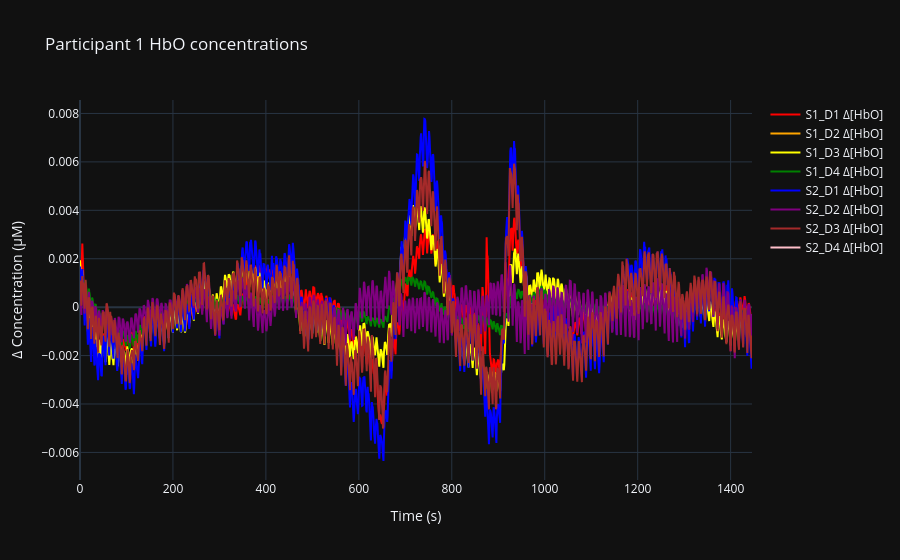
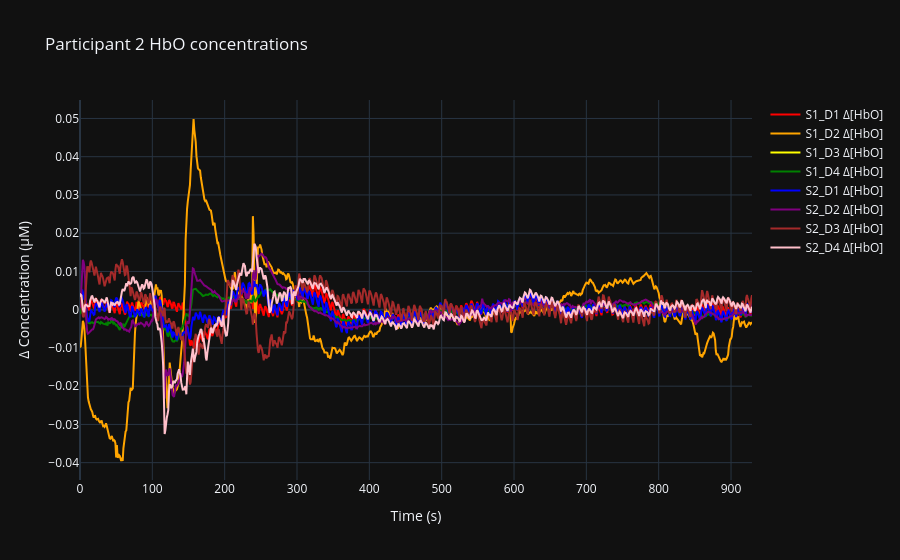
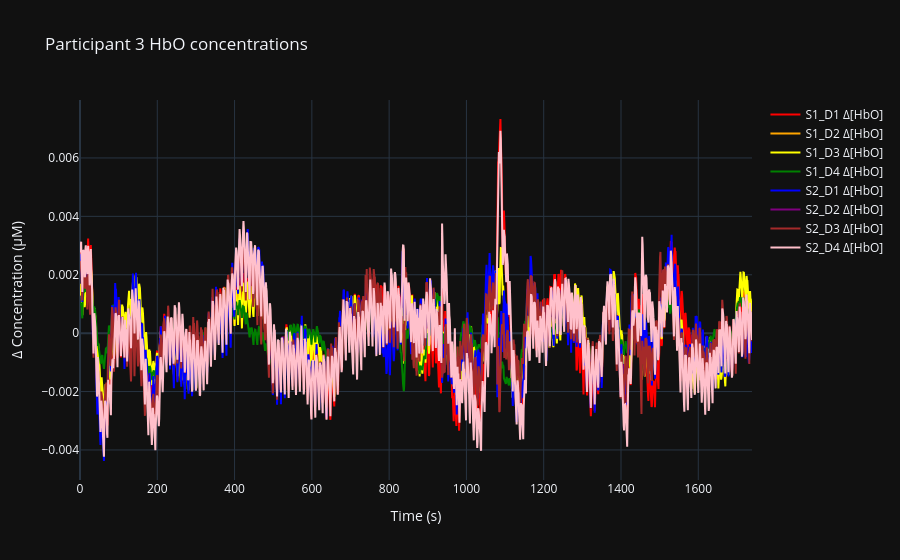
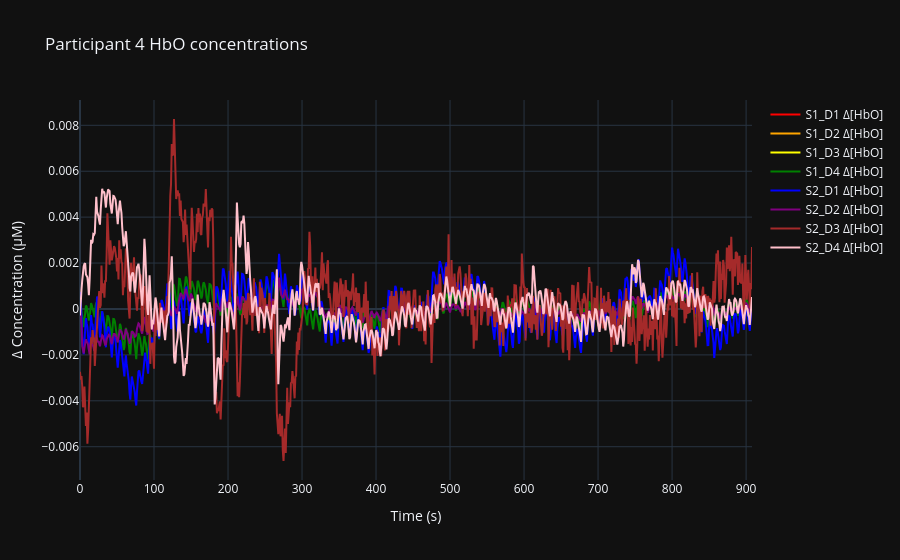

The notebook cell saved with these charts, in order:
### Code cell
import plotly.graph_objects as go


colours = ["red", "orange", "yellow", "green", "blue", "purple", "brown", "pink"]

for dataset in datasets:
    fig = go.Figure()

    #
    time = np.arange(dataset.stream_df.iloc[-1]["timestamp"])

    # --- left channel
    fig_left = go.Figure()

    for i, name in enumerate(MAPPINGS.keys()):
        fig_left.add_trace(go.Scatter(
            x=time, y=dataset.stream_df[f"{name} hbo"],
            mode='lines', name=f'{name} Δ[HbO]',
            line=dict(color=colours[i]),
            hovertemplate='Time: %{x:.2f} s<br>Δ[HbO]: %{y:.4f} μM'
        ))

    fig_left.update_layout(
        title=f'Participant {dataset.subject_id} HbO concentrations',
        xaxis_title='Time (s)',
        yaxis_title='Δ Concentration (μM)',
        hovermode='x unified'
    )
    fig_left.show()

### Figure 1 — Plotly figure (JSON) as saved in the notebook; plotly's stock layout.template omitted (floating-point values rounded to 4 significant figures; data arrays with more than 128 entries replaced by an {"elided": "..."} marker saying what was removed)
{"data": [{"hovertemplate": "Time: %{x:.2f} s<br>Δ[HbO]: %{y:.4f} μM", "line": {"color": "red"}, "mode": "lines", "name": "S1_D1 Δ[HbO]", "x": {"elided": "1447 float values"}, "y": {"elided": "8300 float values"}, "type": "scatter"}, {"hovertemplate": "Time: %{x:.2f} s<br>Δ[HbO]: %{y:.4f} μM", "line": {"color": "orange"}, "mode": "lines", "name": "S1_D2 Δ[HbO]", "x": {"elided": "1447 float values"}, "y": {"elided": "8300 float values"}, "type": "scatter"}, {"hovertemplate": "Time: %{x:.2f} s<br>Δ[HbO]: %{y:.4f} μM", "line": {"color": "yellow"}, "mode": "lines", "name": "S1_D3 Δ[HbO]", "x": {"elided": "1447 float values"}, "y": {"elided": "8300 float values"}, "type": "scatter"}, {"hovertemplate": "Time: %{x:.2f} s<br>Δ[HbO]: %{y:.4f} μM", "line": {"color": "green"}, "mode": "lines", "name": "S1_D4 Δ[HbO]", "x": {"elided": "1447 float values"}, "y": {"elided": "8300 float values"}, "type": "scatter"}, {"hovertemplate": "Time: %{x:.2f} s<br>Δ[HbO]: %{y:.4f} μM", "line": {"color": "blue"}, "mode": "lines", "name": "S2_D1 Δ[HbO]", "x": {"elided": "1447 float values"}, "y": {"elided": "8300 float values"}, "type": "scatter"}, {"hovertemplate": "Time: %{x:.2f} s<br>Δ[HbO]: %{y:.4f} μM", "line": {"color": "purple"}, "mode": "lines", "name": "S2_D2 Δ[HbO]", "x": {"elided": "1447 float values"}, "y": {"elided": "8300 float values"}, "type": "scatter"}, {"hovertemplate": "Time: %{x:.2f} s<br>Δ[HbO]: %{y:.4f} μM", "line": {"color": "brown"}, "mode": "lines", "name": "S2_D3 Δ[HbO]", "x": {"elided": "1447 float values"}, "y": {"elided": "8300 float values"}, "type": "scatter"}, {"hovertemplate": "Time: %{x:.2f} s<br>Δ[HbO]: %{y:.4f} μM", "line": {"color": "pink"}, "mode": "lines", "name": "S2_D4 Δ[HbO]", "x": {"elided": "1447 float values"}, "y": {"elided": "8300 float values"}, "type": "scatter"}], "layout": {"title": {"text": "Participant 1 HbO concentrations"}, "xaxis": {"title": {"text": "Time (s)"}}, "yaxis": {"title": {"text": "Δ Concentration (μM)"}}, "hovermode": "x unified"}}

### Figure 2 — Plotly figure (JSON) as saved in the notebook; plotly's stock layout.template omitted (floating-point values rounded to 4 significant figures; data arrays with more than 128 entries replaced by an {"elided": "..."} marker saying what was removed)
{"data": [{"hovertemplate": "Time: %{x:.2f} s<br>Δ[HbO]: %{y:.4f} μM", "line": {"color": "red"}, "mode": "lines", "name": "S1_D1 Δ[HbO]", "x": {"elided": "930 float values"}, "y": {"elided": "7500 float values"}, "type": "scatter"}, {"hovertemplate": "Time: %{x:.2f} s<br>Δ[HbO]: %{y:.4f} μM", "line": {"color": "orange"}, "mode": "lines", "name": "S1_D2 Δ[HbO]", "x": {"elided": "930 float values"}, "y": {"elided": "7500 float values"}, "type": "scatter"}, {"hovertemplate": "Time: %{x:.2f} s<br>Δ[HbO]: %{y:.4f} μM", "line": {"color": "yellow"}, "mode": "lines", "name": "S1_D3 Δ[HbO]", "x": {"elided": "930 float values"}, "y": {"elided": "7500 float values"}, "type": "scatter"}, {"hovertemplate": "Time: %{x:.2f} s<br>Δ[HbO]: %{y:.4f} μM", "line": {"color": "green"}, "mode": "lines", "name": "S1_D4 Δ[HbO]", "x": {"elided": "930 float values"}, "y": {"elided": "7500 float values"}, "type": "scatter"}, {"hovertemplate": "Time: %{x:.2f} s<br>Δ[HbO]: %{y:.4f} μM", "line": {"color": "blue"}, "mode": "lines", "name": "S2_D1 Δ[HbO]", "x": {"elided": "930 float values"}, "y": {"elided": "7500 float values"}, "type": "scatter"}, {"hovertemplate": "Time: %{x:.2f} s<br>Δ[HbO]: %{y:.4f} μM", "line": {"color": "purple"}, "mode": "lines", "name": "S2_D2 Δ[HbO]", "x": {"elided": "930 float values"}, "y": {"elided": "7500 float values"}, "type": "scatter"}, {"hovertemplate": "Time: %{x:.2f} s<br>Δ[HbO]: %{y:.4f} μM", "line": {"color": "brown"}, "mode": "lines", "name": "S2_D3 Δ[HbO]", "x": {"elided": "930 float values"}, "y": {"elided": "7500 float values"}, "type": "scatter"}, {"hovertemplate": "Time: %{x:.2f} s<br>Δ[HbO]: %{y:.4f} μM", "line": {"color": "pink"}, "mode": "lines", "name": "S2_D4 Δ[HbO]", "x": {"elided": "930 float values"}, "y": {"elided": "7500 float values"}, "type": "scatter"}], "layout": {"title": {"text": "Participant 2 HbO concentrations"}, "xaxis": {"title": {"text": "Time (s)"}}, "yaxis": {"title": {"text": "Δ Concentration (μM)"}}, "hovermode": "x unified"}}

### Figure 3 — Plotly figure (JSON) as saved in the notebook; plotly's stock layout.template omitted (floating-point values rounded to 4 significant figures; data arrays with more than 128 entries replaced by an {"elided": "..."} marker saying what was removed)
{"data": [{"hovertemplate": "Time: %{x:.2f} s<br>Δ[HbO]: %{y:.4f} μM", "line": {"color": "red"}, "mode": "lines", "name": "S1_D1 Δ[HbO]", "x": {"elided": "1740 float values"}, "y": {"elided": "9100 float values"}, "type": "scatter"}, {"hovertemplate": "Time: %{x:.2f} s<br>Δ[HbO]: %{y:.4f} μM", "line": {"color": "orange"}, "mode": "lines", "name": "S1_D2 Δ[HbO]", "x": {"elided": "1740 float values"}, "y": {"elided": "9100 float values"}, "type": "scatter"}, {"hovertemplate": "Time: %{x:.2f} s<br>Δ[HbO]: %{y:.4f} μM", "line": {"color": "yellow"}, "mode": "lines", "name": "S1_D3 Δ[HbO]", "x": {"elided": "1740 float values"}, "y": {"elided": "9100 float values"}, "type": "scatter"}, {"hovertemplate": "Time: %{x:.2f} s<br>Δ[HbO]: %{y:.4f} μM", "line": {"color": "green"}, "mode": "lines", "name": "S1_D4 Δ[HbO]", "x": {"elided": "1740 float values"}, "y": {"elided": "9100 float values"}, "type": "scatter"}, {"hovertemplate": "Time: %{x:.2f} s<br>Δ[HbO]: %{y:.4f} μM", "line": {"color": "blue"}, "mode": "lines", "name": "S2_D1 Δ[HbO]", "x": {"elided": "1740 float values"}, "y": {"elided": "9100 float values"}, "type": "scatter"}, {"hovertemplate": "Time: %{x:.2f} s<br>Δ[HbO]: %{y:.4f} μM", "line": {"color": "purple"}, "mode": "lines", "name": "S2_D2 Δ[HbO]", "x": {"elided": "1740 float values"}, "y": {"elided": "9100 float values"}, "type": "scatter"}, {"hovertemplate": "Time: %{x:.2f} s<br>Δ[HbO]: %{y:.4f} μM", "line": {"color": "brown"}, "mode": "lines", "name": "S2_D3 Δ[HbO]", "x": {"elided": "1740 float values"}, "y": {"elided": "9100 float values"}, "type": "scatter"}, {"hovertemplate": "Time: %{x:.2f} s<br>Δ[HbO]: %{y:.4f} μM", "line": {"color": "pink"}, "mode": "lines", "name": "S2_D4 Δ[HbO]", "x": {"elided": "1740 float values"}, "y": {"elided": "9100 float values"}, "type": "scatter"}], "layout": {"title": {"text": "Participant 3 HbO concentrations"}, "xaxis": {"title": {"text": "Time (s)"}}, "yaxis": {"title": {"text": "Δ Concentration (μM)"}}, "hovermode": "x unified"}}

### Figure 4 — Plotly figure (JSON) as saved in the notebook; plotly's stock layout.template omitted (floating-point values rounded to 4 significant figures; data arrays with more than 128 entries replaced by an {"elided": "..."} marker saying what was removed)
{"data": [{"hovertemplate": "Time: %{x:.2f} s<br>Δ[HbO]: %{y:.4f} μM", "line": {"color": "red"}, "mode": "lines", "name": "S1_D1 Δ[HbO]", "x": {"elided": "909 float values"}, "y": {"elided": "7400 float values"}, "type": "scatter"}, {"hovertemplate": "Time: %{x:.2f} s<br>Δ[HbO]: %{y:.4f} μM", "line": {"color": "orange"}, "mode": "lines", "name": "S1_D2 Δ[HbO]", "x": {"elided": "909 float values"}, "y": {"elided": "7400 float values"}, "type": "scatter"}, {"hovertemplate": "Time: %{x:.2f} s<br>Δ[HbO]: %{y:.4f} μM", "line": {"color": "yellow"}, "mode": "lines", "name": "S1_D3 Δ[HbO]", "x": {"elided": "909 float values"}, "y": {"elided": "7400 float values"}, "type": "scatter"}, {"hovertemplate": "Time: %{x:.2f} s<br>Δ[HbO]: %{y:.4f} μM", "line": {"color": "green"}, "mode": "lines", "name": "S1_D4 Δ[HbO]", "x": {"elided": "909 float values"}, "y": {"elided": "7400 float values"}, "type": "scatter"}, {"hovertemplate": "Time: %{x:.2f} s<br>Δ[HbO]: %{y:.4f} μM", "line": {"color": "blue"}, "mode": "lines", "name": "S2_D1 Δ[HbO]", "x": {"elided": "909 float values"}, "y": {"elided": "7400 float values"}, "type": "scatter"}, {"hovertemplate": "Time: %{x:.2f} s<br>Δ[HbO]: %{y:.4f} μM", "line": {"color": "purple"}, "mode": "lines", "name": "S2_D2 Δ[HbO]", "x": {"elided": "909 float values"}, "y": {"elided": "7400 float values"}, "type": "scatter"}, {"hovertemplate": "Time: %{x:.2f} s<br>Δ[HbO]: %{y:.4f} μM", "line": {"color": "brown"}, "mode": "lines", "name": "S2_D3 Δ[HbO]", "x": {"elided": "909 float values"}, "y": {"elided": "7400 float values"}, "type": "scatter"}, {"hovertemplate": "Time: %{x:.2f} s<br>Δ[HbO]: %{y:.4f} μM", "line": {"color": "pink"}, "mode": "lines", "name": "S2_D4 Δ[HbO]", "x": {"elided": "909 float values"}, "y": {"elided": "7400 float values"}, "type": "scatter"}], "layout": {"title": {"text": "Participant 4 HbO concentrations"}, "xaxis": {"title": {"text": "Time (s)"}}, "yaxis": {"title": {"text": "Δ Concentration (μM)"}}, "hovermode": "x unified"}}
